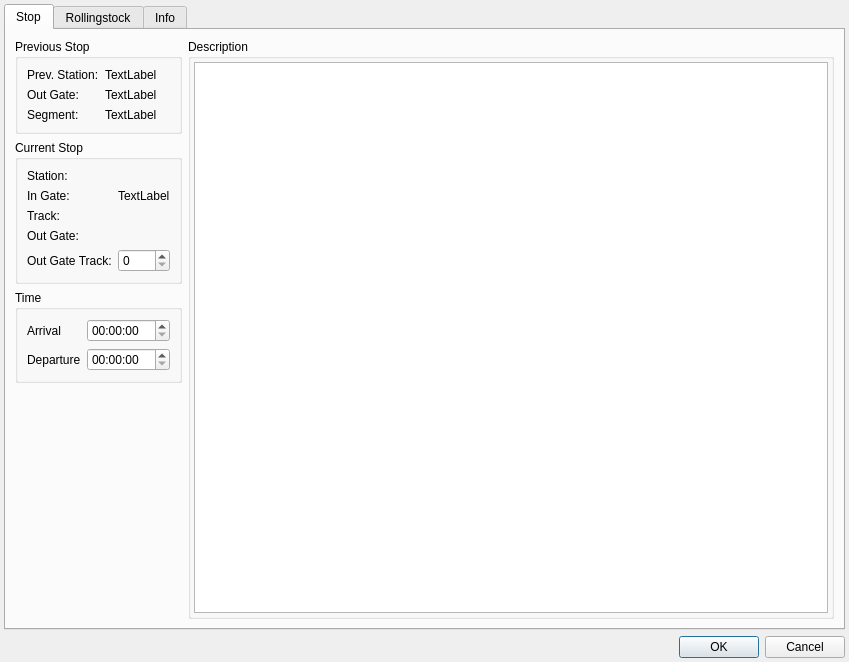
<?xml version="1.0" encoding="UTF-8"?>
<ui version="4.0">
 <class>EditStopDialog</class>
 <widget class="QDialog" name="EditStopDialog">
  <property name="geometry">
   <rect>
    <x>0</x>
    <y>0</y>
    <width>849</width>
    <height>662</height>
   </rect>
  </property>
  <property name="windowTitle">
   <string/>
  </property>
  <layout class="QGridLayout" name="mainLay">
   <property name="leftMargin">
    <number>4</number>
   </property>
   <property name="topMargin">
    <number>4</number>
   </property>
   <property name="rightMargin">
    <number>4</number>
   </property>
   <property name="bottomMargin">
    <number>4</number>
   </property>
   <item row="1" column="0">
    <widget class="QDialogButtonBox" name="buttonBox">
     <property name="orientation">
      <enum>Qt::Horizontal</enum>
     </property>
     <property name="standardButtons">
      <set>QDialogButtonBox::Cancel|QDialogButtonBox::Ok</set>
     </property>
    </widget>
   </item>
   <item row="0" column="0">
    <widget class="QTabWidget" name="tabWidget">
     <property name="currentIndex">
      <number>0</number>
     </property>
     <widget class="QWidget" name="stopTab">
      <attribute name="title">
       <string>Stop</string>
      </attribute>
      <layout class="QGridLayout" name="stopTabLay">
       <property name="leftMargin">
        <number>9</number>
       </property>
       <item row="2" column="0">
        <widget class="QGroupBox" name="timeBox">
         <property name="sizePolicy">
          <sizepolicy hsizetype="Preferred" vsizetype="Maximum">
           <horstretch>0</horstretch>
           <verstretch>0</verstretch>
          </sizepolicy>
         </property>
         <property name="title">
          <string>Time</string>
         </property>
         <layout class="QFormLayout" name="timeLay">
          <item row="0" column="0">
           <widget class="QLabel" name="arrivalLabel">
            <property name="text">
             <string>Arrival</string>
            </property>
           </widget>
          </item>
          <item row="0" column="1">
           <widget class="QTimeEdit" name="arrivalTimeEdit"/>
          </item>
          <item row="1" column="0">
           <widget class="QLabel" name="departureLabel">
            <property name="text">
             <string>Departure</string>
            </property>
           </widget>
          </item>
          <item row="1" column="1">
           <widget class="QTimeEdit" name="departureTimeEdit"/>
          </item>
         </layout>
        </widget>
       </item>
       <item row="0" column="1" rowspan="4">
        <widget class="QGroupBox" name="descrBox">
         <property name="sizePolicy">
          <sizepolicy hsizetype="Preferred" vsizetype="Preferred">
           <horstretch>0</horstretch>
           <verstretch>0</verstretch>
          </sizepolicy>
         </property>
         <property name="title">
          <string>Description</string>
         </property>
         <layout class="QVBoxLayout" name="descriptionLayout">
          <property name="spacing">
           <number>0</number>
          </property>
          <property name="leftMargin">
           <number>3</number>
          </property>
          <property name="topMargin">
           <number>3</number>
          </property>
          <property name="rightMargin">
           <number>3</number>
          </property>
          <property name="bottomMargin">
           <number>3</number>
          </property>
          <item>
           <widget class="QPlainTextEdit" name="descriptionEdit"/>
          </item>
         </layout>
        </widget>
       </item>
       <item row="0" column="0">
        <widget class="QGroupBox" name="prevStopBox">
         <property name="sizePolicy">
          <sizepolicy hsizetype="Preferred" vsizetype="Maximum">
           <horstretch>0</horstretch>
           <verstretch>0</verstretch>
          </sizepolicy>
         </property>
         <property name="title">
          <string>Previous Stop</string>
         </property>
         <layout class="QFormLayout" name="prevStopLay">
          <item row="0" column="0">
           <widget class="QLabel" name="prevStLabel">
            <property name="text">
             <string>Prev. Station:</string>
            </property>
           </widget>
          </item>
          <item row="1" column="0">
           <widget class="QLabel" name="prevOutGateLabel">
            <property name="text">
             <string>Out Gate:</string>
            </property>
           </widget>
          </item>
          <item row="2" column="0">
           <widget class="QLabel" name="prevSegmentLabel">
            <property name="text">
             <string>Segment:</string>
            </property>
           </widget>
          </item>
          <item row="0" column="1">
           <widget class="QLabel" name="prevStEdit">
            <property name="text">
             <string>TextLabel</string>
            </property>
           </widget>
          </item>
          <item row="1" column="1">
           <widget class="QLabel" name="prevOutGateEdit">
            <property name="text">
             <string>TextLabel</string>
            </property>
           </widget>
          </item>
          <item row="2" column="1">
           <widget class="QLabel" name="prevSegmentEdit">
            <property name="text">
             <string>TextLabel</string>
            </property>
           </widget>
          </item>
         </layout>
        </widget>
       </item>
       <item row="1" column="0">
        <widget class="QGroupBox" name="curStopBox">
         <property name="sizePolicy">
          <sizepolicy hsizetype="Preferred" vsizetype="Maximum">
           <horstretch>0</horstretch>
           <verstretch>0</verstretch>
          </sizepolicy>
         </property>
         <property name="title">
          <string>Current Stop</string>
         </property>
         <layout class="QFormLayout" name="curStopLay">
          <item row="0" column="0">
           <widget class="QLabel" name="stationLabel">
            <property name="text">
             <string>Station:</string>
            </property>
           </widget>
          </item>
          <item row="2" column="0">
           <widget class="QLabel" name="stationTrackLabel">
            <property name="text">
             <string>Track:</string>
            </property>
           </widget>
          </item>
          <item row="3" column="0">
           <widget class="QLabel" name="outGateLabel">
            <property name="text">
             <string>Out Gate:</string>
            </property>
           </widget>
          </item>
          <item row="4" column="0">
           <widget class="QLabel" name="outGateTrackLabel">
            <property name="text">
             <string>Out Gate Track:</string>
            </property>
           </widget>
          </item>
          <item row="1" column="0">
           <widget class="QLabel" name="inGateLabel">
            <property name="text">
             <string>In Gate:</string>
            </property>
           </widget>
          </item>
          <item row="1" column="1">
           <widget class="QLabel" name="inGateEdit">
            <property name="text">
             <string>TextLabel</string>
            </property>
           </widget>
          </item>
          <item row="4" column="1">
           <widget class="QSpinBox" name="outGateTrackSpin"/>
          </item>
         </layout>
        </widget>
       </item>
      </layout>
     </widget>
     <widget class="QWidget" name="rsTab">
      <attribute name="title">
       <string>Rollingstock</string>
      </attribute>
      <layout class="QGridLayout" name="rsTabLay">
       <item row="0" column="0">
        <widget class="QGroupBox" name="coupledBox">
         <property name="title">
          <string>Coupled</string>
         </property>
         <layout class="QVBoxLayout" name="coupledLayout">
          <property name="spacing">
           <number>3</number>
          </property>
          <property name="leftMargin">
           <number>3</number>
          </property>
          <property name="topMargin">
           <number>3</number>
          </property>
          <property name="rightMargin">
           <number>3</number>
          </property>
          <property name="bottomMargin">
           <number>3</number>
          </property>
          <item>
           <widget class="QListView" name="coupledView"/>
          </item>
          <item>
           <widget class="QPushButton" name="editCoupledBut">
            <property name="text">
             <string>Edit</string>
            </property>
           </widget>
          </item>
         </layout>
        </widget>
       </item>
       <item row="0" column="1">
        <widget class="QGroupBox" name="uncoupledBox">
         <property name="title">
          <string>Uncoupled</string>
         </property>
         <layout class="QVBoxLayout" name="uncoupledLayout">
          <property name="spacing">
           <number>3</number>
          </property>
          <property name="leftMargin">
           <number>3</number>
          </property>
          <property name="topMargin">
           <number>3</number>
          </property>
          <property name="rightMargin">
           <number>3</number>
          </property>
          <property name="bottomMargin">
           <number>3</number>
          </property>
          <item>
           <widget class="QListView" name="uncoupledView"/>
          </item>
          <item>
           <widget class="QPushButton" name="editUncoupledBut">
            <property name="text">
             <string>Edit</string>
            </property>
           </widget>
          </item>
         </layout>
        </widget>
       </item>
       <item row="1" column="0" colspan="2">
        <widget class="QGroupBox" name="rollingstockBox">
         <property name="title">
          <string>Job Asset</string>
         </property>
         <layout class="QGridLayout" name="trainAssetGridLayout">
          <item row="0" column="1">
           <widget class="QLabel" name="assetBeforeLabel">
            <property name="font">
             <font>
              <pointsize>10</pointsize>
              <weight>75</weight>
              <bold>true</bold>
             </font>
            </property>
            <property name="text">
             <string>Asset Before Stop</string>
            </property>
           </widget>
          </item>
          <item row="1" column="1">
           <widget class="QListView" name="assetBeforeView">
            <property name="minimumSize">
             <size>
              <width>0</width>
              <height>100</height>
             </size>
            </property>
            <property name="font">
             <font>
              <pointsize>12</pointsize>
             </font>
            </property>
           </widget>
          </item>
          <item row="1" column="0">
           <widget class="QListView" name="assetAfterView">
            <property name="minimumSize">
             <size>
              <width>0</width>
              <height>100</height>
             </size>
            </property>
            <property name="font">
             <font>
              <pointsize>12</pointsize>
              <weight>50</weight>
              <bold>false</bold>
             </font>
            </property>
           </widget>
          </item>
          <item row="0" column="0">
           <widget class="QLabel" name="assetAfterLabel">
            <property name="font">
             <font>
              <pointsize>10</pointsize>
              <weight>75</weight>
              <bold>true</bold>
             </font>
            </property>
            <property name="text">
             <string>Asset After Stop</string>
            </property>
           </widget>
          </item>
         </layout>
        </widget>
       </item>
      </layout>
     </widget>
     <widget class="QWidget" name="infoTab">
      <attribute name="title">
       <string>Info</string>
      </attribute>
      <layout class="QVBoxLayout" name="infoTabLay">
       <property name="leftMargin">
        <number>0</number>
       </property>
       <property name="topMargin">
        <number>0</number>
       </property>
       <property name="rightMargin">
        <number>0</number>
       </property>
       <property name="bottomMargin">
        <number>0</number>
       </property>
       <item>
        <widget class="QScrollArea" name="scrollArea">
         <property name="frameShape">
          <enum>QFrame::NoFrame</enum>
         </property>
         <property name="verticalScrollBarPolicy">
          <enum>Qt::ScrollBarAsNeeded</enum>
         </property>
         <property name="horizontalScrollBarPolicy">
          <enum>Qt::ScrollBarAsNeeded</enum>
         </property>
         <property name="sizeAdjustPolicy">
          <enum>QAbstractScrollArea::AdjustToContents</enum>
         </property>
         <property name="widgetResizable">
          <bool>true</bool>
         </property>
         <widget class="QWidget" name="scrollAreaWidgetContents">
          <property name="geometry">
           <rect>
            <x>0</x>
            <y>0</y>
            <width>837</width>
            <height>589</height>
           </rect>
          </property>
          <layout class="QVBoxLayout" name="infoScrollLay">
           <item>
            <widget class="QGroupBox" name="passingsBox">
             <property name="font">
              <font>
               <pointsize>10</pointsize>
              </font>
             </property>
             <property name="title">
              <string>Passings / Crossings</string>
             </property>
             <layout class="QVBoxLayout" name="passingsLay">
              <item>
               <widget class="QPushButton" name="calcPassingsBut">
                <property name="text">
                 <string>Refresh</string>
                </property>
               </widget>
              </item>
              <item>
               <widget class="QLabel" name="passingsLabel">
                <property name="text">
                 <string>Passings</string>
                </property>
               </widget>
              </item>
              <item>
               <widget class="QTableView" name="passingsView"/>
              </item>
              <item>
               <widget class="QLabel" name="crossingsLabel">
                <property name="text">
                 <string>Crossings</string>
                </property>
               </widget>
              </item>
              <item>
               <widget class="QTableView" name="crossingsView"/>
              </item>
             </layout>
            </widget>
           </item>
          </layout>
         </widget>
        </widget>
       </item>
      </layout>
     </widget>
    </widget>
   </item>
  </layout>
 </widget>
 <resources/>
 <connections/>
</ui>
